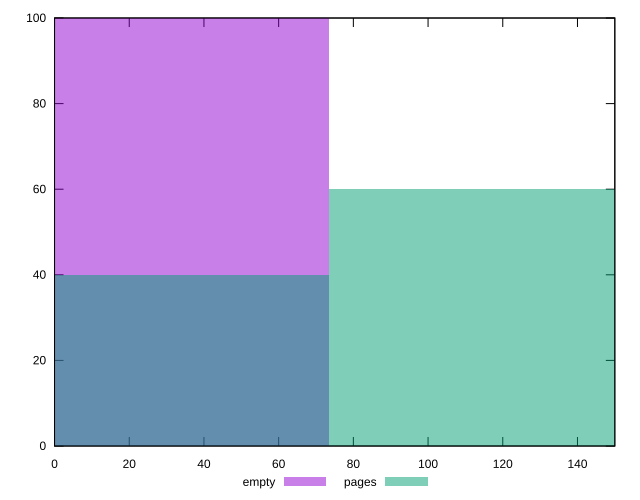

This figure's gnuplot source:
reset

$empty <<EOF
0 100
EOF

$pages <<EOF
0 40
146.90158263586488 60
EOF

set key outside below
set boxwidth 146.90158263586488
set xrange [0:150]
set yrange [0:100]
set trange [0:100]
set style fill transparent solid 0.5 noborder
set terminal svg size 640, 500 enhanced background rgb 'white'
set output "report_00008_2021-01-22T20:58:29.167/unminified-javascript/comparison/histogram/0_vs_1.svg"

plot $empty title "empty" with boxes, \
     $pages title "pages" with boxes

reset
